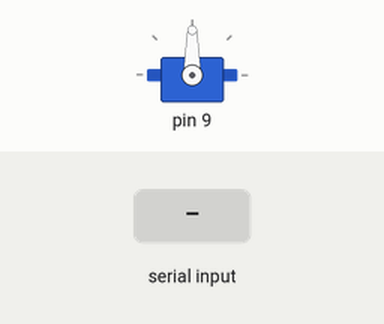
Recording of a sketch running on a simulated Arduino Uno, built with avr-gcc and run on an emulated ATmega328P. Shown: servo. The test bench sets the inputs (shaded band). Servo pulses on a pin are drawn as a servo (544–2400 µs = 0–180°).

Above: at 1.2 s.
1.3 s: byte 90 received over Serial
At 1.9 s:
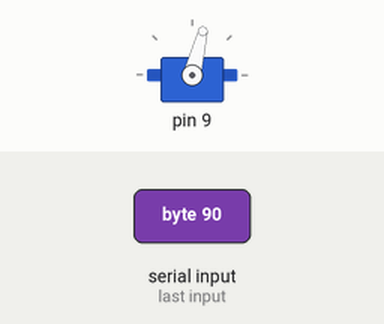
2.8 s: byte 120 received over Serial
At 4.0 s:
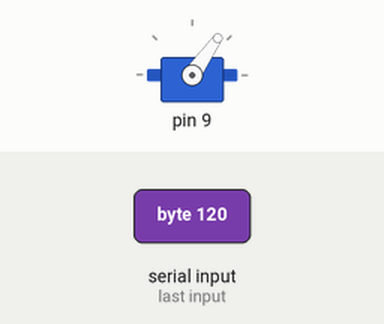
4.3 s: byte 120 received over Serial
At 5.1 s:
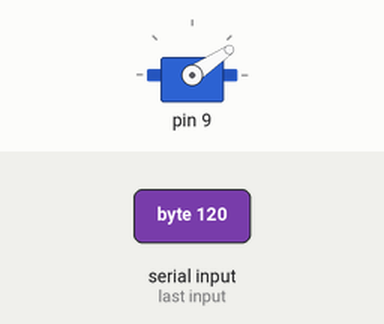
Timing chart, 0 to 7.3 s (numbered marks = the images above; inputs shaded):
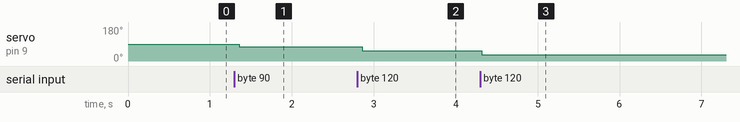

Measured:
- after the input at 1.3 s, servo on pin 9: 90° → 76° after 0.06 s
- after the input at 2.8 s, servo on pin 9: 76° → 55° after 0.06 s
- after the input at 4.3 s, servo on pin 9: 55° → 34° at once

The sketch:

servo_obj_follower.ino
```cpp
void setup()
{
  DDRB = 0;
  DDRB |= (1<<1);
  TCCR1A = 0;
  TCCR1B = 0;
  TCCR1C = 0;
  TCCR1A |= 1<<WGM11 | 1<<COM1A1;
  TCCR1B |= 1<<WGM12 | 1<<WGM13 | 1<<CS11;
  ICR1 = 39999;
  OCR1A = 3000;
  Serial.begin(9600);
}
//int oc = 3000;
int angle = 90;
void servo_angle(int a)
{
  int b = (16*a) + 1500;
  OCR1A = b;
  _delay_ms(50);
}
void loop()
{
  int x=0,y;
  if(Serial.available())
  {
    x = Serial.read();
    x = 10*x;
    y = (x - 320)/32;
    angle -= y;
  }
  servo_angle(angle);
}
```
